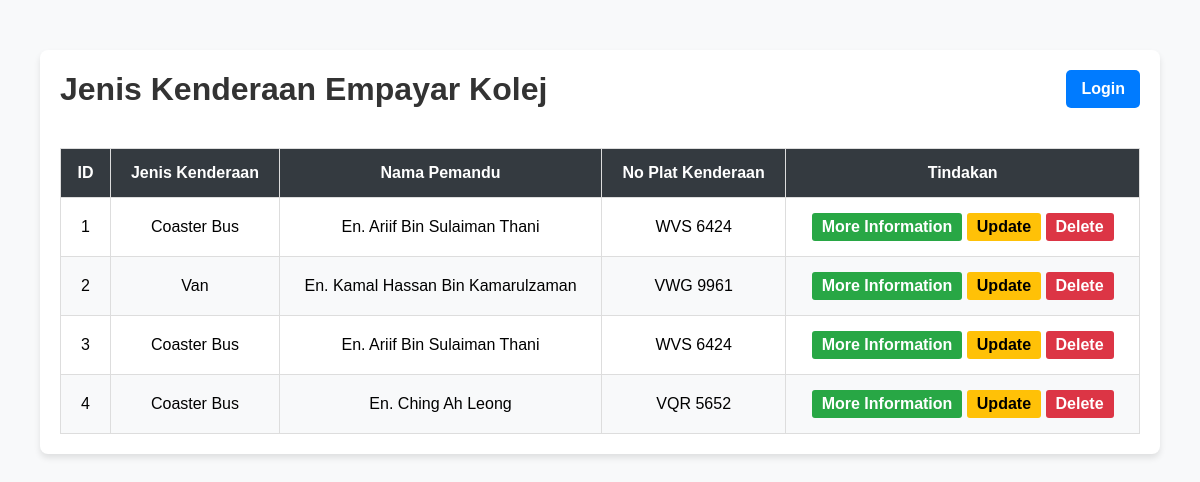
The page / on the database its author committed.
### tables this page shows
CREATE TABLE IF NOT EXISTS `kenderaan` (
  `id` int NOT NULL AUTO_INCREMENT,
  `jeniskenderaan` varchar(255) NOT NULL,
  `pemandu` varchar(255) NOT NULL,
  `noplatkenderaan` varchar(255) NOT NULL,
  `catatan` varchar(255) NOT NULL,
  PRIMARY KEY (`id`)
);

### index.php (the view, shortened to what this page needs)
<!DOCTYPE html>
<html lang="en">
<head>
</head>
<body>
<div class="container">
    <div class="header">
        <h1>Jenis Kenderaan Empayar Kolej</h1>
        <div class="actions">
            <?php if (isset($_SESSION['username'])): ?>
                <a href="create.php" class="btn">Add</a>
                <a href="logout.php" class="btn btn-danger">Logout</a>
            <?php else: ?>
                <a href="login.php" class="btn">Login</a>
            <?php endif; ?>
        </div>
    </div>
    <table>
        <thead>
            <tr>
                <th>ID</th>
                <th>Jenis Kenderaan</th>
                <th>Nama Pemandu</th>
                <th>No Plat Kenderaan</th>
                <th>Tindakan</th>
            </tr>
        </thead>
        <tbody>
            <?php
            include('connect.php');
            $sql = "SELECT * FROM kenderaan";
            if ($stmt = $conn->prepare($sql)) {
                $stmt->execute();
                $result = $stmt->get_result();
                while ($data = $result->fetch_assoc()) {
                    echo "<tr>
                            <td>{$data['id']}</td>
                            <td>{$data['jeniskenderaan']}</td>
                            <td>{$data['pemandu']}</td>
                            <td>{$data['noplatkenderaan']}</td>
                            <td>
                                <a href='view.php?id={$data['id']}' class='btn btn-info'>More Information</a>
                                <a href='edit.php?id={$data['id']}' class='btn btn-warning'>Update</a>
                                <a href='delete.php?id={$data['id']}' class='btn btn-danger' onclick='return confirm(\"Adakah anda pasti mahu membuang kenderaan ini?\");'>Delete</a>
                            </td>
                        </tr>";
                }
            } else {
                echo "<tr><td colspan='6'>Terdapat masalah mendapatkan senarai kenderaan.</td></tr>";
            }
            ?>
        </tbody>
    </table>
</div>
</body>
</html>

### index.php (style rules this page uses)
body { font-family: Arial, sans-serif; background-color: #f8f9fa; margin: 0; padding: 0; }
.container { width: 90%; max-width: 1200px; margin: 50px auto; background-color: #ffffff; padding: 20px; border-radius: 8px; box-shadow: 0 4px 6px rgba(0, 0, 0, 0.1); display: flex; flex-direction: column; }
.header { display: flex; justify-content: space-between; align-items: center; margin-bottom: 20px; }
h1 { color: #333; margin: 0; }
.actions { display: flex; gap: 10px; }
.actions a { text-decoration: none; color: #fff; padding: 10px 15px; border-radius: 5px; font-weight: bold; }
.actions a.btn { background-color: #007bff; }
table { width: 100%; border-collapse: collapse; margin-top: 20px; }
table, th, td { border: 1px solid #ddd; }
th, td { padding: 15px; text-align: center; }
th { background-color: #343a40; color: #fff; }
tr:nth-child(even) { background-color: #f8f9fa; }
.btn { text-decoration: none; padding: 5px 10px; color: #fff; border-radius: 3px; font-weight: bold; display: inline-block; }
.btn-info { background-color: #28a745; }
.btn-warning { background-color: #ffc107; color: #000; }
.btn-danger { background-color: #dc3545; }

### rows shown on the page
kenderaan: id "1", jeniskenderaan "Coaster Bus", pemandu "En. Ariif Bin Sulaiman Thani", noplatkenderaan "WVS 6424"
kenderaan: id "2", jeniskenderaan "Van", pemandu "En. Kamal Hassan Bin Kamarulzaman", noplatkenderaan "VWG 9961"
kenderaan: id "3", jeniskenderaan "Coaster Bus", pemandu "En. Ariif Bin Sulaiman Thani", noplatkenderaan "WVS 6424"
kenderaan: id "4", jeniskenderaan "Coaster Bus", pemandu "En. Ching Ah Leong", noplatkenderaan "VQR 5652"
